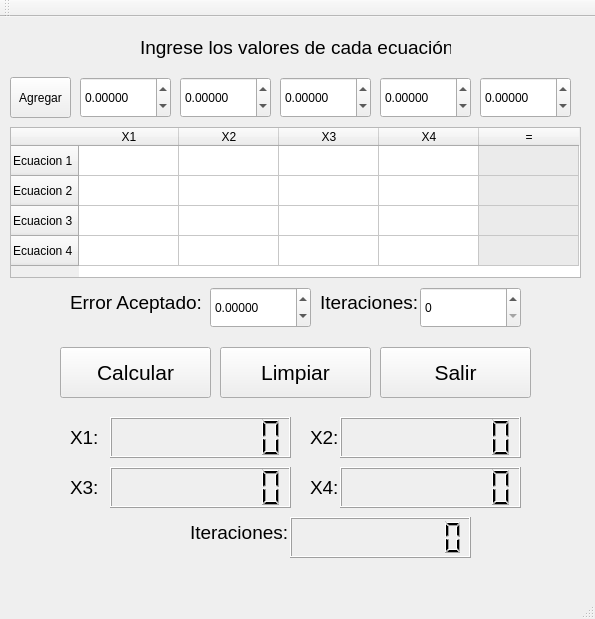
<?xml version="1.0" encoding="UTF-8"?>
<ui version="4.0">
 <class>GausSeid</class>
 <widget class="QMainWindow" name="GausSeid">
  <property name="geometry">
   <rect>
    <x>0</x>
    <y>0</y>
    <width>595</width>
    <height>619</height>
   </rect>
  </property>
  <property name="windowTitle">
   <string>GausSeid</string>
  </property>
  <widget class="QWidget" name="centralWidget">
   <widget class="QLabel" name="label_7">
    <property name="geometry">
     <rect>
      <x>320</x>
      <y>270</y>
      <width>101</width>
      <height>31</height>
     </rect>
    </property>
    <property name="font">
     <font>
      <pointsize>14</pointsize>
     </font>
    </property>
    <property name="text">
     <string>Iteraciones:</string>
    </property>
   </widget>
   <widget class="QLCDNumber" name="show1">
    <property name="geometry">
     <rect>
      <x>110</x>
      <y>400</y>
      <width>181</width>
      <height>41</height>
     </rect>
    </property>
    <property name="digitCount">
     <number>8</number>
    </property>
   </widget>
   <widget class="QLabel" name="label_6">
    <property name="geometry">
     <rect>
      <x>70</x>
      <y>270</y>
      <width>141</width>
      <height>31</height>
     </rect>
    </property>
    <property name="font">
     <font>
      <pointsize>14</pointsize>
     </font>
    </property>
    <property name="text">
     <string>Error Aceptado:</string>
    </property>
   </widget>
   <widget class="QDoubleSpinBox" name="valori">
    <property name="geometry">
     <rect>
      <x>480</x>
      <y>60</y>
      <width>91</width>
      <height>41</height>
     </rect>
    </property>
    <property name="decimals">
     <number>5</number>
    </property>
    <property name="minimum">
     <double>-999999999.000000000000000</double>
    </property>
    <property name="maximum">
     <double>9999999999.000000000000000</double>
    </property>
    <property name="singleStep">
     <double>0.100000000000000</double>
    </property>
   </widget>
   <widget class="QPushButton" name="Agrega">
    <property name="geometry">
     <rect>
      <x>10</x>
      <y>60</y>
      <width>61</width>
      <height>41</height>
     </rect>
    </property>
    <property name="text">
     <string>Agregar</string>
    </property>
   </widget>
   <widget class="QPushButton" name="Sale">
    <property name="geometry">
     <rect>
      <x>380</x>
      <y>330</y>
      <width>151</width>
      <height>51</height>
     </rect>
    </property>
    <property name="font">
     <font>
      <pointsize>16</pointsize>
     </font>
    </property>
    <property name="text">
     <string>Salir</string>
    </property>
   </widget>
   <widget class="QSpinBox" name="imax">
    <property name="geometry">
     <rect>
      <x>420</x>
      <y>270</y>
      <width>101</width>
      <height>41</height>
     </rect>
    </property>
    <property name="maximum">
     <number>999</number>
    </property>
   </widget>
   <widget class="QDoubleSpinBox" name="valorx3">
    <property name="geometry">
     <rect>
      <x>280</x>
      <y>60</y>
      <width>91</width>
      <height>41</height>
     </rect>
    </property>
    <property name="decimals">
     <number>5</number>
    </property>
    <property name="minimum">
     <double>-999999999.000000000000000</double>
    </property>
    <property name="maximum">
     <double>9999999999.000000000000000</double>
    </property>
    <property name="singleStep">
     <double>0.100000000000000</double>
    </property>
   </widget>
   <widget class="QLabel" name="label_4">
    <property name="geometry">
     <rect>
      <x>310</x>
      <y>460</y>
      <width>31</width>
      <height>21</height>
     </rect>
    </property>
    <property name="font">
     <font>
      <pointsize>14</pointsize>
     </font>
    </property>
    <property name="text">
     <string>X4:</string>
    </property>
   </widget>
   <widget class="QDoubleSpinBox" name="valorx2">
    <property name="geometry">
     <rect>
      <x>180</x>
      <y>60</y>
      <width>91</width>
      <height>41</height>
     </rect>
    </property>
    <property name="decimals">
     <number>5</number>
    </property>
    <property name="minimum">
     <double>-999999999.000000000000000</double>
    </property>
    <property name="maximum">
     <double>9999999999.000000000000000</double>
    </property>
    <property name="singleStep">
     <double>0.100000000000000</double>
    </property>
   </widget>
   <widget class="QLCDNumber" name="show4">
    <property name="geometry">
     <rect>
      <x>340</x>
      <y>450</y>
      <width>181</width>
      <height>41</height>
     </rect>
    </property>
    <property name="digitCount">
     <number>8</number>
    </property>
   </widget>
   <widget class="QTableWidget" name="Tabla">
    <property name="geometry">
     <rect>
      <x>10</x>
      <y>110</y>
      <width>571</width>
      <height>151</height>
     </rect>
    </property>
    <row>
     <property name="text">
      <string>Ecuacion 1</string>
     </property>
    </row>
    <row>
     <property name="text">
      <string>Ecuacion 2</string>
     </property>
    </row>
    <row>
     <property name="text">
      <string>Ecuacion 3</string>
     </property>
    </row>
    <row>
     <property name="text">
      <string>Ecuacion 4</string>
     </property>
    </row>
    <column>
     <property name="text">
      <string>X1</string>
     </property>
    </column>
    <column>
     <property name="text">
      <string>X2</string>
     </property>
    </column>
    <column>
     <property name="text">
      <string>X3</string>
     </property>
    </column>
    <column>
     <property name="text">
      <string>X4</string>
     </property>
    </column>
    <column>
     <property name="text">
      <string>=</string>
     </property>
    </column>
    <item row="0" column="0">
     <property name="text">
      <string/>
     </property>
     <property name="font">
      <font>
       <pointsize>10</pointsize>
      </font>
     </property>
    </item>
    <item row="0" column="1">
     <property name="text">
      <string/>
     </property>
    </item>
    <item row="0" column="4">
     <property name="text">
      <string/>
     </property>
     <property name="background">
      <brush brushstyle="SolidPattern">
       <color alpha="255">
        <red>235</red>
        <green>235</green>
        <blue>235</blue>
       </color>
      </brush>
     </property>
    </item>
    <item row="1" column="4">
     <property name="text">
      <string/>
     </property>
     <property name="background">
      <brush brushstyle="SolidPattern">
       <color alpha="255">
        <red>235</red>
        <green>235</green>
        <blue>235</blue>
       </color>
      </brush>
     </property>
    </item>
    <item row="2" column="4">
     <property name="text">
      <string/>
     </property>
     <property name="background">
      <brush brushstyle="SolidPattern">
       <color alpha="255">
        <red>235</red>
        <green>235</green>
        <blue>235</blue>
       </color>
      </brush>
     </property>
    </item>
    <item row="3" column="4">
     <property name="text">
      <string/>
     </property>
     <property name="background">
      <brush brushstyle="SolidPattern">
       <color alpha="255">
        <red>235</red>
        <green>235</green>
        <blue>235</blue>
       </color>
      </brush>
     </property>
    </item>
   </widget>
   <widget class="QLabel" name="label_2">
    <property name="geometry">
     <rect>
      <x>310</x>
      <y>410</y>
      <width>31</width>
      <height>21</height>
     </rect>
    </property>
    <property name="font">
     <font>
      <pointsize>14</pointsize>
     </font>
    </property>
    <property name="text">
     <string>X2:</string>
    </property>
   </widget>
   <widget class="QPushButton" name="Limpia">
    <property name="geometry">
     <rect>
      <x>220</x>
      <y>330</y>
      <width>151</width>
      <height>51</height>
     </rect>
    </property>
    <property name="font">
     <font>
      <pointsize>16</pointsize>
     </font>
    </property>
    <property name="text">
     <string>Limpiar</string>
    </property>
   </widget>
   <widget class="QLCDNumber" name="show2">
    <property name="geometry">
     <rect>
      <x>340</x>
      <y>400</y>
      <width>181</width>
      <height>41</height>
     </rect>
    </property>
    <property name="digitCount">
     <number>8</number>
    </property>
   </widget>
   <widget class="QLabel" name="label_9">
    <property name="geometry">
     <rect>
      <x>190</x>
      <y>500</y>
      <width>101</width>
      <height>31</height>
     </rect>
    </property>
    <property name="font">
     <font>
      <pointsize>14</pointsize>
     </font>
    </property>
    <property name="text">
     <string>Iteraciones:</string>
    </property>
   </widget>
   <widget class="QLabel" name="label_3">
    <property name="geometry">
     <rect>
      <x>70</x>
      <y>460</y>
      <width>31</width>
      <height>21</height>
     </rect>
    </property>
    <property name="font">
     <font>
      <pointsize>14</pointsize>
     </font>
    </property>
    <property name="text">
     <string>X3:</string>
    </property>
   </widget>
   <widget class="QLCDNumber" name="show3">
    <property name="geometry">
     <rect>
      <x>110</x>
      <y>450</y>
      <width>181</width>
      <height>41</height>
     </rect>
    </property>
    <property name="digitCount">
     <number>8</number>
    </property>
   </widget>
   <widget class="QDoubleSpinBox" name="valorx1">
    <property name="geometry">
     <rect>
      <x>80</x>
      <y>60</y>
      <width>91</width>
      <height>41</height>
     </rect>
    </property>
    <property name="decimals">
     <number>5</number>
    </property>
    <property name="minimum">
     <double>-999999999.000000000000000</double>
    </property>
    <property name="maximum">
     <double>9999999999.000000000000000</double>
    </property>
    <property name="singleStep">
     <double>0.100000000000000</double>
    </property>
   </widget>
   <widget class="QDoubleSpinBox" name="valorx4">
    <property name="geometry">
     <rect>
      <x>380</x>
      <y>60</y>
      <width>91</width>
      <height>41</height>
     </rect>
    </property>
    <property name="decimals">
     <number>5</number>
    </property>
    <property name="minimum">
     <double>-999999999.000000000000000</double>
    </property>
    <property name="maximum">
     <double>9999999999.000000000000000</double>
    </property>
    <property name="singleStep">
     <double>0.100000000000000</double>
    </property>
   </widget>
   <widget class="QLabel" name="label_5">
    <property name="geometry">
     <rect>
      <x>140</x>
      <y>10</y>
      <width>311</width>
      <height>41</height>
     </rect>
    </property>
    <property name="font">
     <font>
      <pointsize>14</pointsize>
     </font>
    </property>
    <property name="text">
     <string>Ingrese los valores de cada ecuación</string>
    </property>
   </widget>
   <widget class="QPushButton" name="Inicia">
    <property name="geometry">
     <rect>
      <x>60</x>
      <y>330</y>
      <width>151</width>
      <height>51</height>
     </rect>
    </property>
    <property name="font">
     <font>
      <pointsize>16</pointsize>
     </font>
    </property>
    <property name="text">
     <string>Calcular</string>
    </property>
   </widget>
   <widget class="QLCDNumber" name="showi">
    <property name="geometry">
     <rect>
      <x>290</x>
      <y>500</y>
      <width>181</width>
      <height>41</height>
     </rect>
    </property>
    <property name="smallDecimalPoint">
     <bool>true</bool>
    </property>
    <property name="digitCount">
     <number>8</number>
    </property>
   </widget>
   <widget class="QLabel" name="label">
    <property name="geometry">
     <rect>
      <x>70</x>
      <y>410</y>
      <width>31</width>
      <height>21</height>
     </rect>
    </property>
    <property name="font">
     <font>
      <pointsize>14</pointsize>
     </font>
    </property>
    <property name="text">
     <string>X1:</string>
    </property>
   </widget>
   <widget class="QDoubleSpinBox" name="errora">
    <property name="geometry">
     <rect>
      <x>210</x>
      <y>270</y>
      <width>101</width>
      <height>41</height>
     </rect>
    </property>
    <property name="decimals">
     <number>5</number>
    </property>
    <property name="minimum">
     <double>-99999999.000000000000000</double>
    </property>
    <property name="maximum">
     <double>999999999.000000000000000</double>
    </property>
   </widget>
  </widget>
  <widget class="QMenuBar" name="menuBar">
   <property name="geometry">
    <rect>
     <x>0</x>
     <y>0</y>
     <width>595</width>
     <height>21</height>
    </rect>
   </property>
  </widget>
  <widget class="QToolBar" name="mainToolBar">
   <attribute name="toolBarArea">
    <enum>TopToolBarArea</enum>
   </attribute>
   <attribute name="toolBarBreak">
    <bool>false</bool>
   </attribute>
  </widget>
  <widget class="QStatusBar" name="statusBar"/>
 </widget>
 <layoutdefault spacing="6" margin="11"/>
 <resources/>
 <connections>
  <connection>
   <sender>Sale</sender>
   <signal>clicked()</signal>
   <receiver>GausSeid</receiver>
   <slot>close()</slot>
   <hints>
    <hint type="sourcelabel">
     <x>481</x>
     <y>378</y>
    </hint>
    <hint type="destinationlabel">
     <x>568</x>
     <y>390</y>
    </hint>
   </hints>
  </connection>
 </connections>
</ui>
